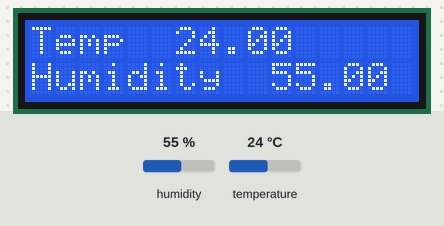
This sketch was run on a simulated Arduino MKR. Shown: 16×2 character LCD. The test bench sets the inputs (shaded band); at power-on: humidity 55 %, temperature 24 °C. WiFi joins after 1.5 s; servers stay silent unless stated; what the sketch prints to the serial monitor is not drawn.

Above: at 7.7 s.
7.8 s: humidity set to 22 %
At 10.7 s:
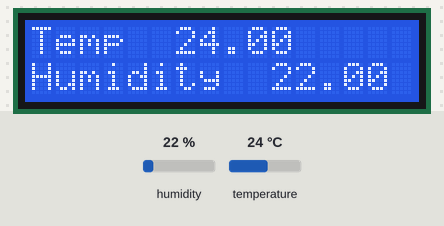
12.3 s: temperature set to 12 °C
At 14.8 s:
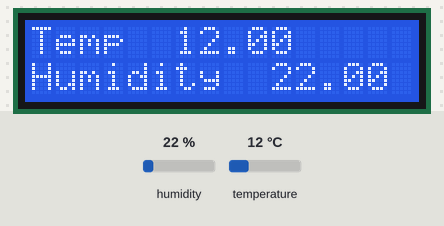
16.8 s: humidity set to 40 %
At 20.2 s:
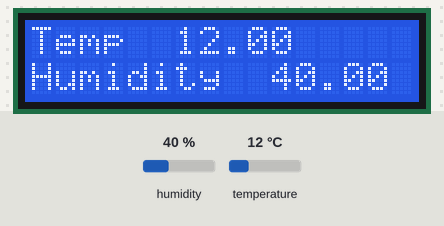
21.3 s: temperature set to 19 °C
At 25.6 s:
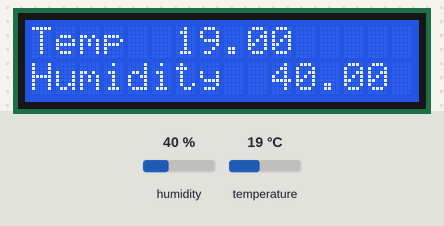
Timing chart, 0 to 26.8 s (numbered marks = the images above; inputs shaded):
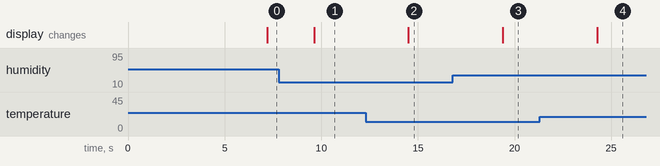

The sketch:

TEMPERATION___HUMIDITY.ino
```cpp
#include <WiFiNINA.h>
#include "arduino_secrets.h"
#include "DHT.h" //include the DHT11 Library for interfacing with the sensor
#include "LiquidCrystal.h"
#include "ThingSpeak.h" // always include thingspeak header file after otherheader files
LiquidCrystal lcd(8,7,6,5,4,3);

char ssid[] = SECRET_SSID; // your network SSID (name)
char pass[] = SECRET_PASSWORD; // your network password
WiFiClient client;

unsigned long myChannelNumber =  2331344; // Write Channel Number generated from thingspeak website
const char * myWriteAPIKey = SECRET_API_KEY;  // Write API KEY generated from thingspeak website
int number = 0;

// create an instance of the DHT11 class
// - for Arduino connect the sensor to digital I/0 Pin 2
#define DHTPIN 2

#define DHTTYPE DHT11   // DHT 11
DHT dht(DHTPIN, DHTTYPE);

// Initialize serial communication to allow debugging and data readout
// Using a baud rate of 9600 bps
void setup() {
  Serial.begin(9600);

  if (WiFi.status() == WL_NO_SHIELD) {
    Serial.println("WiFi shield not present");
    while (true);
    }String fv = WiFi.firmwareVersion();
    if (fv != "1.1.0") {Serial.println("Please upgrade the firmware");
    }

    ThingSpeak.begin(client); // Initialize ThingSpeak

  Serial.println(F("DHTxx test!"));
  lcd.begin(16,2);

  dht.begin();
}

void loop() {
  // Connect or reconnect to WiFi
  if(WiFi.status() != WL_CONNECTED){
    Serial.print("Attempting to connect to SSID");
    while(WiFi.status() != WL_CONNECTED){
  WiFi.begin(ssid, pass);
  Serial.print(".");
  delay(5000);

  }
  Serial.println("\nConnected.");
  }
// pieces of information in a channel. Here, we write to field 1 and 2


  // Reading temperature or humidity takes about 250 milliseconds!
  // Sensor readings may also be up to 2 seconds 'old' (its a very slow sensor)
  float h = dht.readHumidity();
  // Read temperature as Celsius (the default)
  float t = dht.readTemperature();
  // Read temperature as Fahrenheit (isFahrenheit = true)
  float f = dht.readTemperature(true);

  int x = ThingSpeak.writeField(myChannelNumber, 1, t, myWriteAPIKey);
  int y = ThingSpeak.writeField(myChannelNumber, 2, h, myWriteAPIKey);
  if(x == 200){
    Serial.println("Channel update successful.");
    }
    else{
      Serial.println("Problem updating channel. HTTP error code " + String(x));
    }


  // Check if any reads failed and exit early (to try again).
  if (isnan(h) || isnan(t) || isnan(f)) {
    Serial.println(F("Failed to read from DHT sensor!"));
    return;
  }

  // Compute heat index in Fahrenheit (the default)
  float hif = dht.computeHeatIndex(f, h);
  // Compute heat index in Celsius (isFahreheit = false)
  float hic = dht.computeHeatIndex(t, h, false);


  Serial.print(F("Humidity: "));
  Serial.print(h);
  Serial.print(F("%  Temperature: "));
  Serial.print(t);
  Serial.print(F("°C "));
  Serial.print(f);
  Serial.print(F("°F  Heat index: "));
  Serial.print(hic);
  Serial.print(F("°C "));
  Serial.print(hif);
  Serial.println(F("°F"));

  lcd.setCursor(0,0);
  lcd.print("Temp  ");
  lcd.print(String(t));
  lcd.setCursor(0,1);
  lcd.print("Humidity  ");
  lcd.print(String(h));

}
```

arduino_secrets.h
```cpp
#define SECRET_SSID "Infinix HOT 8"
#define SECRET_PASSWORD "mummy123"
#define SECRET_API_KEY "WB2G1FTB9U8UP1ZW"
```

Measured:
- after the input at 7.8 s, the display: changes after 1.8 s (image 1)
- after the input at 12.3 s, the display: changes after 2.2 s (image 2)
- after the input at 16.8 s, the display: changes after 2.6 s (image 3)
- after the input at 21.3 s, the display: changes after 3.0 s (image 4)
